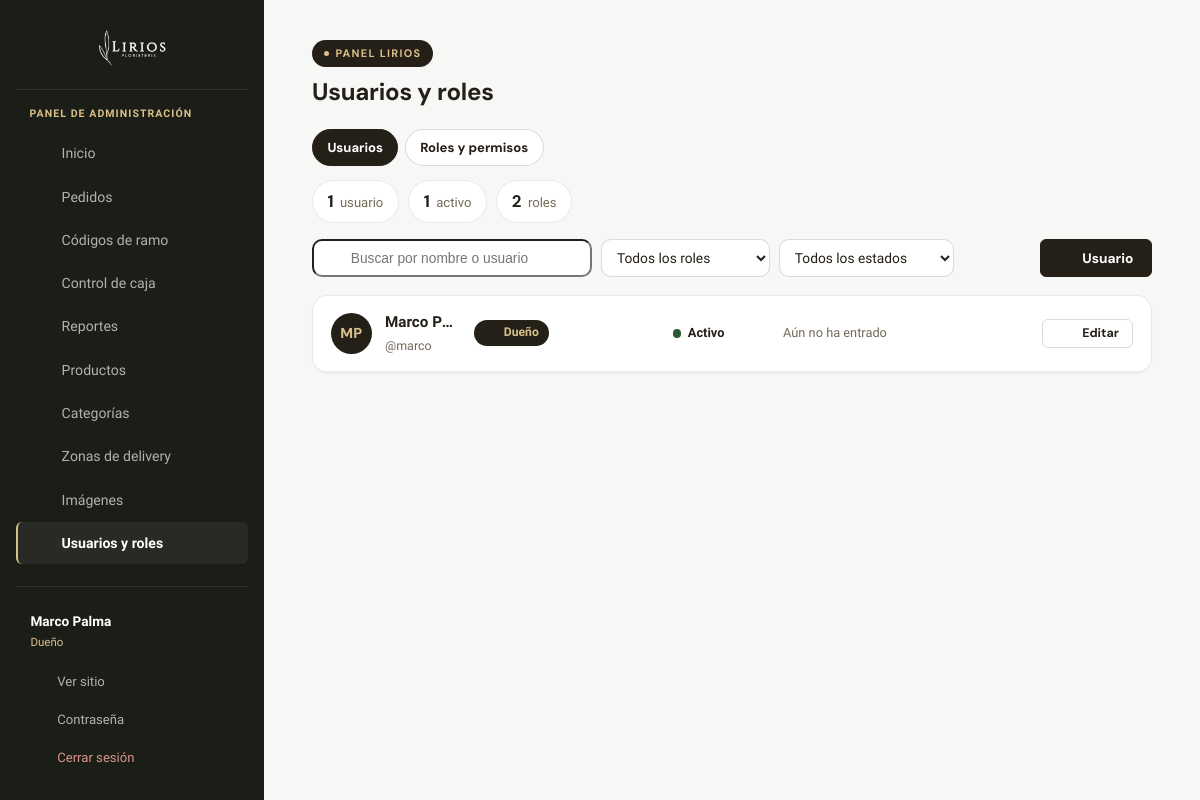
The app's page /admin/usuarios.php (signed in) with its own data.
### tables this page shows
CREATE TABLE admin_usuarios (
  id            INT AUTO_INCREMENT PRIMARY KEY,
  usuario       VARCHAR(50) NOT NULL UNIQUE,
  nombre        VARCHAR(100) NOT NULL,
  password_hash VARCHAR(255) NOT NULL,
  rol_id        INT NOT NULL,
  activo        TINYINT(1) NOT NULL DEFAULT 1,
  ultimo_acceso DATETIME DEFAULT NULL,
  creado_en     DATETIME NOT NULL DEFAULT CURRENT_TIMESTAMP,
  FOREIGN KEY (rol_id) REFERENCES admin_roles(id)
);

CREATE TABLE admin_roles (
  id          INT AUTO_INCREMENT PRIMARY KEY,
  nombre      VARCHAR(80) NOT NULL UNIQUE,
  descripcion VARCHAR(200) DEFAULT NULL,
  es_dueno    TINYINT(1) NOT NULL DEFAULT 0,   
  creado_en   DATETIME NOT NULL DEFAULT CURRENT_TIMESTAMP
);

### admin/includes/functions.php (called while the page is built, shortened)
<?php
function e(?string $texto): string
{
    return htmlspecialchars((string) $texto, ENT_QUOTES, 'UTF-8');
}

### admin/includes/permisos.php (called while the page is built, shortened)
<?php
function usuario_actual(): ?array
{
    static $cargado = false, $usuario = null;
    if ($cargado) {
        return $usuario;
    }
    $cargado = true;
    $id = (int) ($_SESSION['usuario_id'] ?? 0);
    $stmt = db()->prepare(
        'SELECT u.id, u.usuario, u.nombre, u.rol_id, r.nombre AS rol_nombre, r.es_dueno
         FROM admin_usuarios u JOIN admin_roles r ON r.id = u.rol_id
         WHERE u.id = ? AND u.activo = 1'
    );
    $stmt->execute([$id]);
    $fila = $stmt->fetch();
    $permisos = [];
    $fila['permisos'] = $permisos;
    $usuario = $fila;
    return $usuario;
}
function puede(string $modulo, string $accion = 'ver'): bool
{
    $u = usuario_actual();
    if ((int) $u['es_dueno'] === 1) {
        return true;
    }
    return !empty($u['permisos'][$modulo][$accion]);
}
function iniciales(string $nombre): string
{
    $partes = preg_split('/\s+/u', trim($nombre), -1, PREG_SPLIT_NO_EMPTY);
    $ini = '';
    foreach (array_slice($partes, 0, 2) as $p) {
        $ini .= mb_strtoupper(mb_substr($p, 0, 1, 'UTF-8'), 'UTF-8');
    }
    return $ini ?: '?';
}

### config/db.php (called while the page is built, shortened)
<?php
function db(): PDO
{
    static $pdo = null;
    if ($pdo === null) {
        try {
            $pdo = new PDO(
                'mysql:host=' . DB_HOST . ';dbname=' . DB_NAME . ';charset=utf8mb4',
                DB_USER,
                DB_PASS,
                [
                    PDO::ATTR_ERRMODE => PDO::ERRMODE_EXCEPTION,
                    PDO::ATTR_DEFAULT_FETCH_MODE => PDO::FETCH_ASSOC,
                    PDO::ATTR_EMULATE_PREPARES => false,
                ]
            );
        } catch (PDOException $e) {
            error_log('[lirios] No se pudo conectar a la base de datos: ' . $e->getMessage());
            fallar_conexion_bd();
        }
    }
    return $pdo;
}

### admin/includes/auth.php (called while the page is built, shortened)
<?php
require_once __DIR__ . '/permisos.php';
if (empty($_SESSION['lirios_admin']) || usuario_actual() === null) {
    unset($_SESSION['lirios_admin'], $_SESSION['usuario_id']);
    header('Location: index.php');
    exit;
}

### admin/usuarios.php (the view, shortened to what this page needs)
<?php
require_once __DIR__ . '/includes/auth.php';
require_once __DIR__ . '/includes/functions.php';
require_once __DIR__ . '/includes/layout.php';
$yo = usuario_actual();
$roles = db()->query(
    'SELECT r.id, r.nombre, r.es_dueno FROM admin_roles r ORDER BY r.es_dueno DESC, r.nombre'
)->fetchAll();
$usuarios = db()->query(
    'SELECT u.*, r.nombre AS rol_nombre, r.es_dueno FROM admin_usuarios u JOIN admin_roles r ON r.id = u.rol_id
     ORDER BY u.activo DESC, r.es_dueno DESC, u.nombre'
)->fetchAll();
$totalActivos = count(array_filter($usuarios, fn($u) => (int) $u['activo'] === 1));
$puedeEditar = puede('usuarios', 'editar');
admin_header('Usuarios y roles', 'usuarios.php');
?>
<nav class="ped-tabs" aria-label="Usuarios y roles">
  <a href="usuarios.php" class="on">Usuarios</a>
  <a href="roles.php">Roles y permisos</a>
</nav>
<div class="ur-resumen">
  <span class="ur-stat"><strong><?= count($usuarios) ?></strong> <?= count($usuarios) === 1 ? 'usuario' : 'usuarios' ?></span>
  <span class="ur-stat"><strong><?= $totalActivos ?></strong> <?= $totalActivos === 1 ? 'activo' : 'activos' ?></span>
  <span class="ur-stat"><strong><?= count($roles) ?></strong> <?= count($roles) === 1 ? 'rol' : 'roles' ?></span>
</div>
<div class="ped-toolbar" role="search">
  <label class="ped-buscar">
    <input type="search" id="ur-buscar" placeholder="Buscar por nombre o usuario" aria-label="Buscar usuario">
  </label>
  <select id="ur-f-rol" aria-label="Filtrar por rol">
    <option value="">Todos los roles</option>
  </select>
  <select id="ur-f-estado" aria-label="Filtrar por estado">
    <option value="">Todos los estados</option>
  </select>
  <?php if (puede('usuarios', 'crear')): ?>
    <button type="button" class="btn ped-nuevo" data-abrir-modal="modal-usuario-nuevo"><?= admin_icono('mas') ?> Usuario</button>
  <?php endif; ?>
</div>
<div class="ur-lista" id="ur-lista">
  <?php foreach ($usuarios as $u):
      $esYo = (int) $u['id'] === (int) $yo['id'];
      $dueno = (int) $u['es_dueno'] === 1;
      $tono = $dueno ? 'dueno' : (string) ((int) $u['rol_id'] % 5);
      ?>
    <article class="ur-fila <?= (int) $u['activo'] ? '' : 'inactivo' ?>" data-rol="<?= (int) $u['rol_id'] ?>" data-activo="<?= (int) $u['activo'] ?>"
             data-texto="<?= e(mb_strtolower($u['nombre'] . ' ' . $u['usuario'], 'UTF-8')) ?>">
      <div class="ur-quien">
        <span class="ur-avatar ur-tono-<?= e($tono) ?>" aria-hidden="true"><?= e(iniciales($u['nombre'])) ?></span>
        <div>
          <strong><?= e($u['nombre']) ?><?= $esYo ? '<span class="ur-yo">Tú</span>' : '' ?></strong>
          <small>@<?= e($u['usuario']) ?></small>
        </div>
      </div>
      <div class="ur-col-rol">
        <span class="ur-rol-badge ur-tono-<?= e($tono) ?>"><?= $dueno ? admin_icono('corona') : admin_icono('escudo') ?><?= e($u['rol_nombre']) ?></span>
      </div>
      <div class="ur-col-estado">
        <span class="ur-estado <?= (int) $u['activo'] ? '' : 'off' ?>"><i></i><?= (int) $u['activo'] ? 'Activo' : 'Inactivo' ?></span>
      </div>
      <div class="ur-acceso">
        <?= $u['ultimo_acceso'] ? 'Último acceso<br>' . e(date('d/m/Y H:i', strtotime($u['ultimo_acceso']))) : 'Aún no ha entrado' ?>
      </div>
      <div class="ur-acciones">
        <?php if ($puedeEditar): ?>
          <button type="button" class="btn mini secundario" data-editar-usuario="<?= (int) $u['id'] ?>"><?= admin_icono('editar') ?> Editar</button>
        <?php endif; ?>
      </div>
    </article>
  <?php endforeach; ?>
</div>
<?php admin_footer(); ?>

### admin/includes/layout.php (shortened to what this page needs)
<?php
function admin_icono(string $nombre): string
{
    $d = $trazos[$nombre] ?? '';
    return '<svg viewBox="0 0 24 24" fill="none" stroke="currentColor" stroke-width="1.75" '
        . 'stroke-linecap="round" stroke-linejoin="round" aria-hidden="true">' . $d . '</svg>';
}
function admin_header(string $titulo, string $activo = ''): void
{
    $todos = [
        'dashboard.php' => ['inicio', 'Inicio', null],
        'pedidos.php' => ['pedidos', 'Pedidos', 'pedidos'],
        'codigos.php' => ['codigos', 'Códigos de ramo', 'codigos'],
        'caja.php' => ['caja', 'Control de caja', 'caja'],
        'reportes.php' => ['reportes', 'Reportes', 'reportes'],
        'productos.php' => ['productos', 'Productos', 'productos'],
        'categorias.php' => ['categorias', 'Categorías', 'categorias'],
        'zonas-delivery.php' => ['zonas', 'Zonas de delivery', 'zonas'],
        'subir-imagen.php' => ['imagenes', 'Imágenes', 'imagenes'],
        'usuarios.php' => ['usuarios', 'Usuarios y roles', 'usuarios'],
    ];
    $items = [];
    foreach ($todos as $url => [$icono, $nombre, $modulo]) {
        if ($modulo === null ? es_dueno() : puede($modulo, 'ver')) {
            $items[$url] = [$icono, $nombre];
        }
    }
    $yo = usuario_actual();
    ?>
<!DOCTYPE html>
<html lang="es">
<head>
  <link rel="stylesheet" href="../css/admin.css?v=37">
</head>
<body class="admin-shell">
  <aside class="admin-sidebar">
    <a class="sidebar-brand" href="dashboard.php">
      <img src="../images/Logo_Negativo.png" alt="LIRIOS Floristería">
    </a>
    <span class="sidebar-eyebrow">Panel de administración</span>
    <nav class="sidebar-nav">
      <?php foreach ($items as $url => [$icono, $nombre]): ?>
        <a href="<?= e($url) ?>" class="<?= $activo === $url ? 'activo' : '' ?>">
          <span class="sidebar-icon"><?= admin_icono($icono) ?></span>
          <?= e($nombre) ?>
        </a>
      <?php endforeach; ?>
    </nav>
    <div class="sidebar-footer">
      <?php if ($yo): ?>
        <span class="sidebar-usuario"><strong><?= e($yo['nombre']) ?></strong><small><?= e($yo['rol_nombre']) ?></small></span>
      <?php endif; ?>
      <a href="../index.html" target="_blank" rel="noopener">
        <span class="sidebar-icon"><?= admin_icono('externo') ?></span> Ver sitio
      </a>
      <a href="cambiar-password.php" class="<?= $activo === 'cambiar-password.php' ? 'activo' : '' ?>">
        <span class="sidebar-icon"><?= admin_icono('contrasena') ?></span> Contraseña
      </a>
      <a href="logout.php" class="salir">
        <span class="sidebar-icon"><?= admin_icono('salir') ?></span> Cerrar sesión
      </a>
    </div>
  </aside>
  <div class="admin-content">
    <span class="eyebrow">Panel LIRIOS</span>
    <h1><?= e($titulo) ?></h1>
<?php
}
function admin_footer(): void
{
    ?>
  </div>
</body>
</html>
    <?php
}

### records on screen
admin_usuarios: activo "1", nombre "MP", nombre "Marco P…", usuario "marco", rol.nombre "Dueño", shows "Activo", shows "Aún no ha entrado"

### other values on screen
$nombre "Inicio"
$nombre "Pedidos"
$nombre "Códigos de ramo"
$nombre "Control de caja"
$nombre "Reportes"
$nombre "Productos"
$nombre "Categorías"
$nombre "Zonas de delivery"
$nombre "Imágenes"
$nombre "Usuarios y roles"
$yo['nombre'] "Marco Palma"
$yo['rol_nombre'] "Dueño"
$titulo "Usuarios y roles"
count($usuarios) "1"
count($roles) "2"
